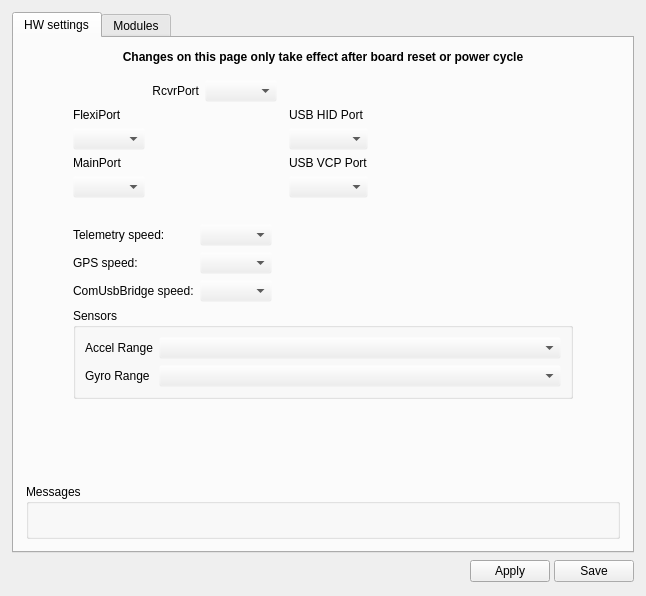
<?xml version="1.0" encoding="UTF-8"?>
<ui version="4.0">
 <class>CC_HW_Widget</class>
 <widget class="QWidget" name="CC_HW_Widget">
  <property name="geometry">
   <rect>
    <x>0</x>
    <y>0</y>
    <width>646</width>
    <height>596</height>
   </rect>
  </property>
  <property name="windowTitle">
   <string>Form</string>
  </property>
  <layout class="QVBoxLayout" name="verticalLayout">
   <property name="margin">
    <number>12</number>
   </property>
   <item>
    <widget class="QTabWidget" name="tabWidget">
     <property name="currentIndex">
      <number>0</number>
     </property>
     <widget class="QWidget" name="tab">
      <attribute name="title">
       <string>HW settings</string>
      </attribute>
      <layout class="QVBoxLayout" name="verticalLayout_3">
       <property name="margin">
        <number>0</number>
       </property>
       <item>
        <widget class="QScrollArea" name="scrollArea">
         <property name="palette">
          <palette>
           <active>
            <colorrole role="Base">
             <brush brushstyle="SolidPattern">
              <color alpha="255">
               <red>255</red>
               <green>255</green>
               <blue>255</blue>
              </color>
             </brush>
            </colorrole>
            <colorrole role="Window">
             <brush brushstyle="SolidPattern">
              <color alpha="0">
               <red>232</red>
               <green>232</green>
               <blue>232</blue>
              </color>
             </brush>
            </colorrole>
           </active>
           <inactive>
            <colorrole role="Base">
             <brush brushstyle="SolidPattern">
              <color alpha="255">
               <red>255</red>
               <green>255</green>
               <blue>255</blue>
              </color>
             </brush>
            </colorrole>
            <colorrole role="Window">
             <brush brushstyle="SolidPattern">
              <color alpha="0">
               <red>232</red>
               <green>232</green>
               <blue>232</blue>
              </color>
             </brush>
            </colorrole>
           </inactive>
           <disabled>
            <colorrole role="Base">
             <brush brushstyle="SolidPattern">
              <color alpha="0">
               <red>232</red>
               <green>232</green>
               <blue>232</blue>
              </color>
             </brush>
            </colorrole>
            <colorrole role="Window">
             <brush brushstyle="SolidPattern">
              <color alpha="0">
               <red>232</red>
               <green>232</green>
               <blue>232</blue>
              </color>
             </brush>
            </colorrole>
           </disabled>
          </palette>
         </property>
         <property name="frameShape">
          <enum>QFrame::NoFrame</enum>
         </property>
         <property name="frameShadow">
          <enum>QFrame::Plain</enum>
         </property>
         <property name="widgetResizable">
          <bool>true</bool>
         </property>
         <widget class="QWidget" name="tab_HardwareSettings">
          <property name="geometry">
           <rect>
            <x>0</x>
            <y>0</y>
            <width>601</width>
            <height>528</height>
           </rect>
          </property>
          <layout class="QGridLayout" name="gridLayout_3">
           <property name="margin">
            <number>12</number>
           </property>
           <item row="3" column="1">
            <layout class="QHBoxLayout" name="horizontalLayout">
             <item>
              <layout class="QGridLayout" name="gridLayout_2">
               <item row="0" column="0">
                <widget class="QLabel" name="telemetrySpeedLabel">
                 <property name="text">
                  <string>Telemetry speed:</string>
                 </property>
                </widget>
               </item>
               <item row="1" column="0">
                <widget class="QLabel" name="GpsSpeedLabel">
                 <property name="minimumSize">
                  <size>
                   <width>55</width>
                   <height>0</height>
                  </size>
                 </property>
                 <property name="text">
                  <string>GPS speed:</string>
                 </property>
                </widget>
               </item>
               <item row="2" column="0">
                <widget class="QLabel" name="ComUsbBridgeSpeedLabel">
                 <property name="minimumSize">
                  <size>
                   <width>55</width>
                   <height>0</height>
                  </size>
                 </property>
                 <property name="text">
                  <string>ComUsbBridge speed:</string>
                 </property>
                </widget>
               </item>
               <item row="0" column="1">
                <widget class="QComboBox" name="telemetrySpeed">
                 <property name="toolTip">
                  <string>Select the speed here.</string>
                 </property>
                </widget>
               </item>
               <item row="1" column="1">
                <widget class="QComboBox" name="gpsSpeed">
                 <property name="toolTip">
                  <string>Select the speed here.</string>
                 </property>
                </widget>
               </item>
               <item row="2" column="1">
                <widget class="QComboBox" name="comUsbBridgeSpeed">
                 <property name="toolTip">
                  <string>Select the speed here.</string>
                 </property>
                </widget>
               </item>
              </layout>
             </item>
             <item>
              <spacer name="horizontalSpacer_3">
               <property name="orientation">
                <enum>Qt::Horizontal</enum>
               </property>
               <property name="sizeHint" stdset="0">
                <size>
                 <width>40</width>
                 <height>20</height>
                </size>
               </property>
              </spacer>
             </item>
            </layout>
           </item>
           <item row="6" column="0" colspan="3">
            <widget class="QGroupBox" name="groupBox_2">
             <property name="sizePolicy">
              <sizepolicy hsizetype="Preferred" vsizetype="Minimum">
               <horstretch>0</horstretch>
               <verstretch>0</verstretch>
              </sizepolicy>
             </property>
             <property name="minimumSize">
              <size>
               <width>0</width>
               <height>50</height>
              </size>
             </property>
             <property name="title">
              <string>Messages</string>
             </property>
             <layout class="QHBoxLayout" name="horizontalLayout_3">
              <item>
               <widget class="QLabel" name="problems">
                <property name="font">
                 <font>
                  <weight>75</weight>
                  <bold>true</bold>
                 </font>
                </property>
                <property name="text">
                 <string/>
                </property>
                <property name="textFormat">
                 <enum>Qt::AutoText</enum>
                </property>
                <property name="wordWrap">
                 <bool>true</bool>
                </property>
               </widget>
              </item>
             </layout>
            </widget>
           </item>
           <item row="0" column="1">
            <widget class="QLabel" name="label_6">
             <property name="sizePolicy">
              <sizepolicy hsizetype="Preferred" vsizetype="Preferred">
               <horstretch>0</horstretch>
               <verstretch>0</verstretch>
              </sizepolicy>
             </property>
             <property name="minimumSize">
              <size>
               <width>500</width>
               <height>0</height>
              </size>
             </property>
             <property name="maximumSize">
              <size>
               <width>500</width>
               <height>16777215</height>
              </size>
             </property>
             <property name="font">
              <font>
               <weight>75</weight>
               <bold>true</bold>
              </font>
             </property>
             <property name="text">
              <string>Changes on this page only take effect after board reset or power cycle</string>
             </property>
             <property name="alignment">
              <set>Qt::AlignCenter</set>
             </property>
             <property name="wordWrap">
              <bool>true</bool>
             </property>
            </widget>
           </item>
           <item row="5" column="1">
            <spacer name="verticalSpacer">
             <property name="orientation">
              <enum>Qt::Vertical</enum>
             </property>
             <property name="sizeHint" stdset="0">
              <size>
               <width>20</width>
               <height>25</height>
              </size>
             </property>
            </spacer>
           </item>
           <item row="2" column="1">
            <layout class="QGridLayout" name="gridLayout" rowstretch="0,0,0,0,0,0">
             <item row="5" column="0">
              <widget class="QLabel" name="label_4">
               <property name="text">
                <string/>
               </property>
              </widget>
             </item>
             <item row="2" column="0">
              <widget class="QComboBox" name="cbFlexi"/>
             </item>
             <item row="1" column="4">
              <widget class="QLabel" name="label_8">
               <property name="text">
                <string>USB HID Port</string>
               </property>
               <property name="alignment">
                <set>Qt::AlignBottom|Qt::AlignLeading|Qt::AlignLeft</set>
               </property>
              </widget>
             </item>
             <item row="4" column="0">
              <widget class="QComboBox" name="cbTele"/>
             </item>
             <item row="1" column="1" rowspan="5" colspan="3">
              <widget class="QLabel" name="label_2">
               <property name="text">
                <string/>
               </property>
               <property name="scaledContents">
                <bool>true</bool>
               </property>
              </widget>
             </item>
             <item row="0" column="2">
              <widget class="QComboBox" name="cbRcvr"/>
             </item>
             <item row="3" column="0">
              <widget class="QLabel" name="label_3">
               <property name="text">
                <string>MainPort</string>
               </property>
               <property name="alignment">
                <set>Qt::AlignBottom|Qt::AlignLeading|Qt::AlignLeft</set>
               </property>
              </widget>
             </item>
             <item row="2" column="4">
              <widget class="QComboBox" name="cbUsbHid"/>
             </item>
             <item row="4" column="4">
              <widget class="QComboBox" name="cbUsbVcp"/>
             </item>
             <item row="1" column="0">
              <widget class="QLabel" name="label_5">
               <property name="text">
                <string>FlexiPort</string>
               </property>
               <property name="alignment">
                <set>Qt::AlignBottom|Qt::AlignLeading|Qt::AlignLeft</set>
               </property>
              </widget>
             </item>
             <item row="3" column="4">
              <widget class="QLabel" name="label_9">
               <property name="text">
                <string>USB VCP Port</string>
               </property>
               <property name="alignment">
                <set>Qt::AlignBottom|Qt::AlignLeading|Qt::AlignLeft</set>
               </property>
              </widget>
             </item>
             <item row="0" column="1">
              <widget class="QLabel" name="label_7">
               <property name="text">
                <string>RcvrPort</string>
               </property>
               <property name="alignment">
                <set>Qt::AlignRight|Qt::AlignTrailing|Qt::AlignVCenter</set>
               </property>
              </widget>
             </item>
             <item row="2" column="5">
              <spacer name="horizontalSpacer_2">
               <property name="orientation">
                <enum>Qt::Horizontal</enum>
               </property>
               <property name="sizeHint" stdset="0">
                <size>
                 <width>40</width>
                 <height>20</height>
                </size>
               </property>
              </spacer>
             </item>
            </layout>
           </item>
           <item row="2" column="0">
            <spacer name="horizontalSpacer_4">
             <property name="orientation">
              <enum>Qt::Horizontal</enum>
             </property>
             <property name="sizeHint" stdset="0">
              <size>
               <width>40</width>
               <height>20</height>
              </size>
             </property>
            </spacer>
           </item>
           <item row="1" column="1">
            <spacer name="verticalSpacer_2">
             <property name="orientation">
              <enum>Qt::Vertical</enum>
             </property>
             <property name="sizeType">
              <enum>QSizePolicy::Fixed</enum>
             </property>
             <property name="sizeHint" stdset="0">
              <size>
               <width>20</width>
               <height>10</height>
              </size>
             </property>
            </spacer>
           </item>
           <item row="2" column="2">
            <spacer name="horizontalSpacer_5">
             <property name="orientation">
              <enum>Qt::Horizontal</enum>
             </property>
             <property name="sizeHint" stdset="0">
              <size>
               <width>40</width>
               <height>20</height>
              </size>
             </property>
            </spacer>
           </item>
           <item row="4" column="1">
            <widget class="QGroupBox" name="groupBox">
             <property name="title">
              <string>Sensors</string>
             </property>
             <layout class="QFormLayout" name="formLayout">
              <item row="0" column="0">
               <widget class="QLabel" name="label">
                <property name="text">
                 <string>Accel Range</string>
                </property>
               </widget>
              </item>
              <item row="0" column="1">
               <widget class="QComboBox" name="comboBoxAccelRange">
                <property name="objrelation" stdset="0">
                 <stringlist>
                  <string>objname:HwCopterControl</string>
                  <string>fieldname:AccelRange</string>
                  <string>buttongroup:1</string>
                 </stringlist>
                </property>
               </widget>
              </item>
              <item row="1" column="0">
               <widget class="QLabel" name="label_10">
                <property name="text">
                 <string>Gyro Range</string>
                </property>
               </widget>
              </item>
              <item row="1" column="1">
               <widget class="QComboBox" name="comboBoxGyroRange">
                <property name="objrelation" stdset="0">
                 <stringlist>
                  <string>objname:HwCopterControl</string>
                  <string>fieldname:GyroRange</string>
                  <string>buttongroup:1</string>
                 </stringlist>
                </property>
               </widget>
              </item>
             </layout>
            </widget>
           </item>
          </layout>
         </widget>
        </widget>
       </item>
      </layout>
     </widget>
     <widget class="QWidget" name="modules_placeholder">
      <attribute name="title">
       <string>Modules</string>
      </attribute>
     </widget>
    </widget>
   </item>
   <item>
    <layout class="QHBoxLayout" name="horizontalLayout_2">
     <property name="spacing">
      <number>4</number>
     </property>
     <item>
      <spacer name="horizontalSpacer">
       <property name="orientation">
        <enum>Qt::Horizontal</enum>
       </property>
       <property name="sizeHint" stdset="0">
        <size>
         <width>369</width>
         <height>20</height>
        </size>
       </property>
      </spacer>
     </item>
     <item>
      <widget class="QPushButton" name="cchwHelp">
       <property name="sizePolicy">
        <sizepolicy hsizetype="Fixed" vsizetype="Fixed">
         <horstretch>0</horstretch>
         <verstretch>0</verstretch>
        </sizepolicy>
       </property>
       <property name="minimumSize">
        <size>
         <width>25</width>
         <height>25</height>
        </size>
       </property>
       <property name="maximumSize">
        <size>
         <width>25</width>
         <height>25</height>
        </size>
       </property>
       <property name="toolTip">
        <string>Takes you to the wiki page</string>
       </property>
       <property name="text">
        <string/>
       </property>
       <property name="icon">
        <iconset resource="../coreplugin/core.qrc">
         <normaloff>:/core/images/helpicon.svg</normaloff>:/core/images/helpicon.svg</iconset>
       </property>
       <property name="iconSize">
        <size>
         <width>25</width>
         <height>25</height>
        </size>
       </property>
       <property name="flat">
        <bool>true</bool>
       </property>
      </widget>
     </item>
     <item>
      <widget class="QPushButton" name="saveTelemetryToRAM">
       <property name="minimumSize">
        <size>
         <width>0</width>
         <height>0</height>
        </size>
       </property>
       <property name="maximumSize">
        <size>
         <width>16777215</width>
         <height>16777215</height>
        </size>
       </property>
       <property name="palette">
        <palette>
         <active>
          <colorrole role="Base">
           <brush brushstyle="SolidPattern">
            <color alpha="0">
             <red>255</red>
             <green>255</green>
             <blue>255</blue>
            </color>
           </brush>
          </colorrole>
          <colorrole role="Window">
           <brush brushstyle="SolidPattern">
            <color alpha="255">
             <red>232</red>
             <green>232</green>
             <blue>232</blue>
            </color>
           </brush>
          </colorrole>
         </active>
         <inactive>
          <colorrole role="Base">
           <brush brushstyle="SolidPattern">
            <color alpha="0">
             <red>255</red>
             <green>255</green>
             <blue>255</blue>
            </color>
           </brush>
          </colorrole>
          <colorrole role="Window">
           <brush brushstyle="SolidPattern">
            <color alpha="255">
             <red>232</red>
             <green>232</green>
             <blue>232</blue>
            </color>
           </brush>
          </colorrole>
         </inactive>
         <disabled>
          <colorrole role="Base">
           <brush brushstyle="SolidPattern">
            <color alpha="255">
             <red>232</red>
             <green>232</green>
             <blue>232</blue>
            </color>
           </brush>
          </colorrole>
          <colorrole role="Window">
           <brush brushstyle="SolidPattern">
            <color alpha="255">
             <red>232</red>
             <green>232</green>
             <blue>232</blue>
            </color>
           </brush>
          </colorrole>
         </disabled>
        </palette>
       </property>
       <property name="toolTip">
        <string>Send to flight controller but don't write to non volatile memory.
Beware of not locking yourself out!</string>
       </property>
       <property name="autoFillBackground">
        <bool>false</bool>
       </property>
       <property name="styleSheet">
        <string notr="true"/>
       </property>
       <property name="text">
        <string>Apply</string>
       </property>
       <property name="iconSize">
        <size>
         <width>16</width>
         <height>16</height>
        </size>
       </property>
       <property name="checkable">
        <bool>false</bool>
       </property>
      </widget>
     </item>
     <item>
      <widget class="QPushButton" name="saveTelemetryToSD">
       <property name="minimumSize">
        <size>
         <width>0</width>
         <height>0</height>
        </size>
       </property>
       <property name="maximumSize">
        <size>
         <width>16777215</width>
         <height>16777215</height>
        </size>
       </property>
       <property name="toolTip">
        <string>Applies and Saves all settings to SD.
Beware of not locking yourself out!</string>
       </property>
       <property name="autoFillBackground">
        <bool>false</bool>
       </property>
       <property name="styleSheet">
        <string notr="true"/>
       </property>
       <property name="text">
        <string>Save</string>
       </property>
      </widget>
     </item>
    </layout>
   </item>
  </layout>
 </widget>
 <resources>
  <include location="../coreplugin/core.qrc"/>
 </resources>
 <connections/>
</ui>
